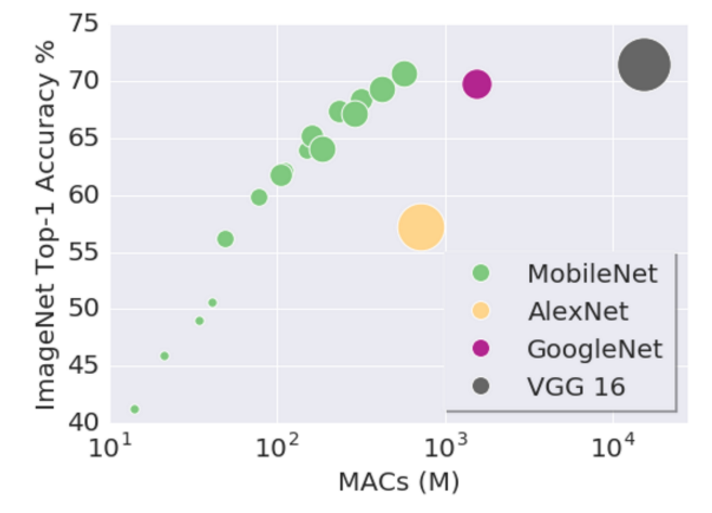
#> input picture easydl/nets/mobilenet_v1.png, 712 x 513 px
$ python -i all_transfer.py   (imports and definitions only)
#> lines starting #> are read from the running program, lines starting #| are printed output that depends on the picture
# -*- coding: utf-8 -*-
"""
Created on Tue May 22 11:46:24 2018
@author: xulu46
"""

# -*- coding:gb2312 -*-

from math import *
import cv2
import numpy as np
import shutil
import argparse
import os
#from PIL import Image
#from PIL import ImageEnhance
import random
from skimage.segmentation import slic,mark_boundaries
from skimage import io


# [157 lines left out: functions get_arguments, copy_file, remove_file, segmentation_change_all, rotate_bound, rotation and 2 more, not called in this run]
#亮度变换
def light_change(read_img_name,output_path_name):
#> called with read_img_name = 'nets/mobilenet_v1.png', output_path_name = 'out.png'
    read_img = cv2.imread(read_img_name)
#> read_img is the input picture: shape (513, 712, 3); mean B, G, R 239.2, 235.5, 235.2
    # HLS空间，三个通道分别是: Hue色相、lightness亮度、saturation饱和度
    # 通道0是色相、通道1是亮度、通道2是饱和度
    hlsImg = cv2.cvtColor(read_img, cv2.COLOR_BGR2HLS)
#> hlsImg: shape (513, 712, 3); mean of channels 0, 1, 2 73.9, 237.5, 37.9
    h, w, ch = read_img.shape  # 获取shape的数值，height和width、通道
#> h = 513; w = 712; ch = 3
    brightness = [0.9, 0.95, 1.05, 1.1]
    for bright in brightness:
        # 新建全零图片数组src2,将height和width，类型设置为原图片的通道类型(色素全为零，输出为全黑图片)
        hlsCopy = np.copy(hlsImg)
        # HLS空间通道1是亮度，对亮度进行线性变换，且最大值在255以内，这一归一化了，所以应在1以内
        hlsCopy[:, :, 1] = (bright) * hlsCopy[:, :, 1]
        hlsCopy[:, :, 1][hlsCopy[:, :, 1] > 255] = 255
        # HLS2BGR
        lsImg = cv2.cvtColor(hlsCopy, cv2.COLOR_HLS2BGR)
        # 显示调整后的效果
        cv2.imwrite(os.path.join(output_path_name,"light_" + str(bright) + read_img_name.split(os.sep)[-1]),lsImg)
#> this loop made 4 passes
#> pass 1, in light_change, `lsImg = cv2.cvtColor(hlsCopy, cv2.COLOR_HLS2BGR)`:
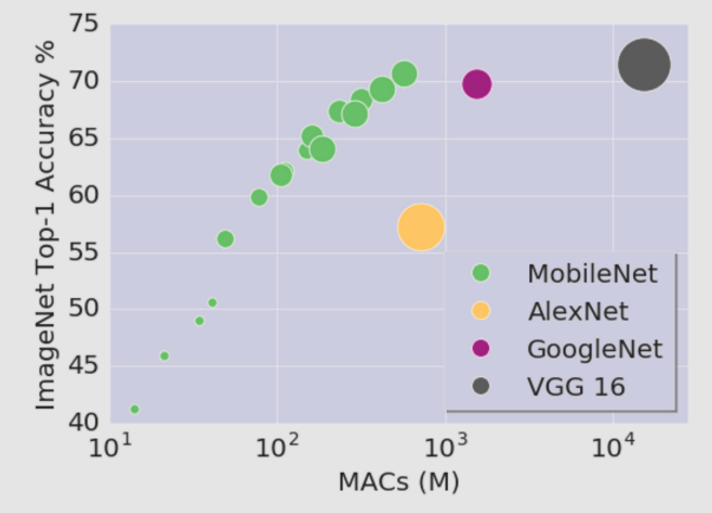
#> lsImg: shape (513, 712, 3); mean B, G, R 218.3, 208.2, 207.8
#> pass 3, in light_change, `lsImg = cv2.cvtColor(hlsCopy, cv2.COLOR_HLS2BGR)`:
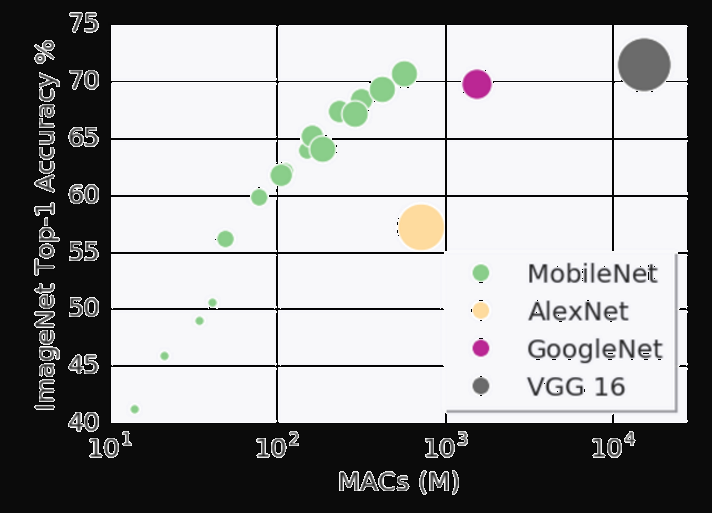
#> lsImg: shape (513, 712, 3); mean B, G, R 156.2, 155.6, 155.4
#> after the loop: hlsCopy: shape (513, 712, 3); mean of channels 0, 1, 2 73.9, 24, 37.9
#饱和度变换
# [303 lines left out: functions chroma_change, contrast_change, sharpness_change, grey_change, random_crop, light_or_grey_change_all and 6 more, not called in this run]


# [2 lines not run here, left out]

>>> result = light_change('nets/mobilenet_v1.png', 'out.png')
